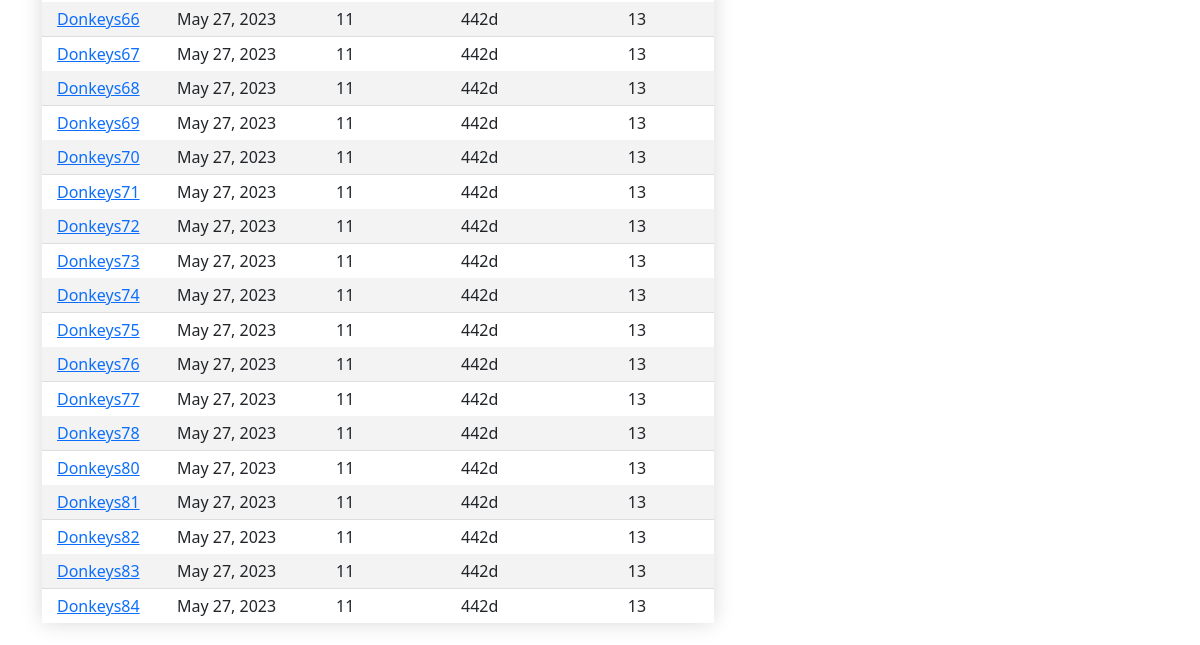
The app's page /lineups/list.html (signed in, lower part), older data.
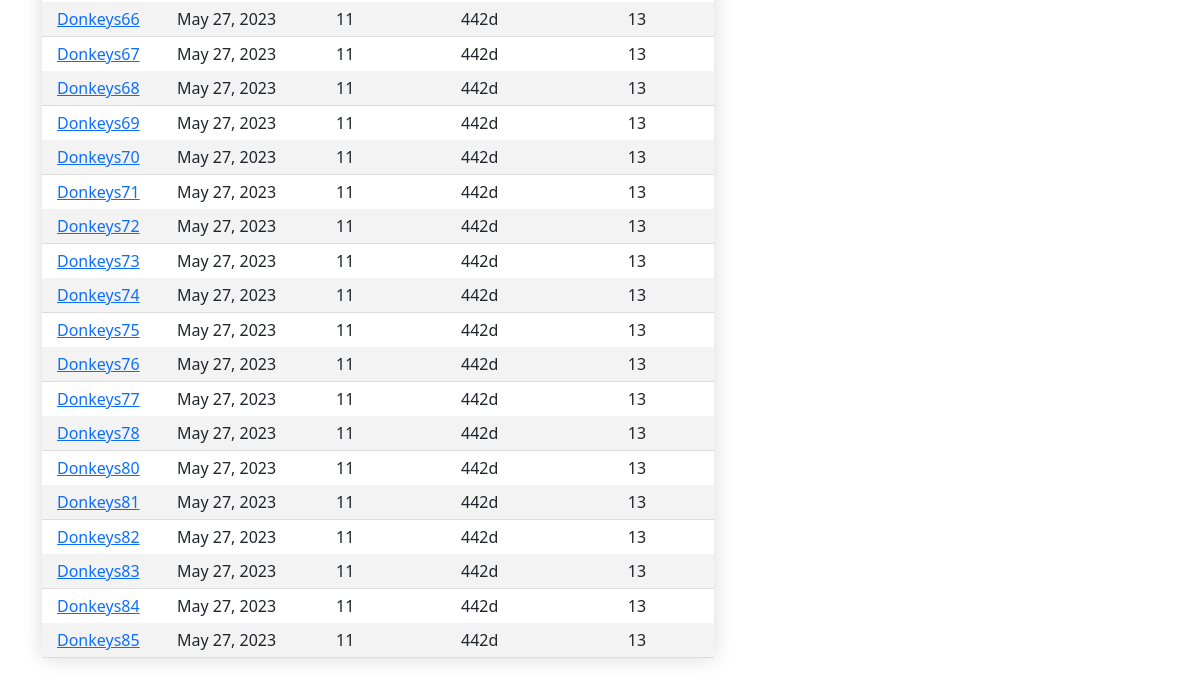
The same page, newer data.
### lineups/models.py (models this page shows, shortened)
class Lineup(models.Model):
    class TeamSize(models.TextChoices):
        ELEVEN = "11", _("11 vs. 11")
    class TeamFormation(models.TextChoices):
        FOUR_FOUR_TWO_D = "442d", _("4-4-2 (diamond)")
    class HalfDuration(models.TextChoices):
        THIRTY_FIVE = "35", _("35 minutes")
    class FirstGoalie(models.Model):
        name = models.ForeignKey(Player, on_delete=models.CASCADE)
    class SecondGoalie(models.Model):
        name = models.ForeignKey(Player, on_delete=models.CASCADE)
    game_id = models.CharField(max_length=20)
    opponent = models.CharField(max_length=40, default='')
    game_date = models.DateField()
    team_name = models.CharField(max_length=20)
    team_size = models.CharField(
        max_length=2,
        choices=TeamSize.choices,
        default=TeamSize.ELEVEN,
    )
    team_formation = models.CharField(
        max_length=4,
        choices=TeamFormation.choices,
        default=TeamFormation.FOUR_FOUR_TWO_D,
    )
    half_duration = models.CharField(
        max_length=2,
        choices=HalfDuration.choices,
        default=HalfDuration.THIRTY_FIVE,
    )
    first_goalie = models.CharField(
        max_length=20,
        default=''
    )
    second_goalie = models.CharField(
        max_length=20,
        default=''
    )
    num_players = models.IntegerField()
    positions = models.CharField(max_length=2000)
    owner = models.ForeignKey(User, on_delete=models.CASCADE)

### lineups/views.py (the view)
# urls.py: path('list.html', views.lineup_list, name='lineup_list'),
@login_required
def lineup_list(request):
    lineups = Lineup.objects.filter(owner=request.user)
    return render(request, 'lineups/list.html', {'lineups': lineups})

### lineups/templates/lineups/list.html (shortened to what this page needs)
{% extends "home/base.html" %}
{% block content %}
    <table class="roster-list text-nowrap">
        <tbody>
            {% for lineup in lineups %}
                <tr>
                    <td id="leftmost-cell"><a href="/lineups/{{ lineup.game_id }}/view_lineup.html">{{ lineup.opponent }}</a></td>
                    <td>{{ lineup.game_date }}</td>
                    <td>{{ lineup.team_size }}</td>
                    <td>{{ lineup.team_formation }}</td>
                    <td>{{ lineup.num_players }}</td>
                </tr>
            {% endfor %}
        </tbody>
    </table>
{% endblock %}

Row changes from the older to the newer data that the page shows:
added Lineup: opponent "Donkeys85", game_date "May 27, 2023", team_size "11", team_formation "442d", num_players "13"
